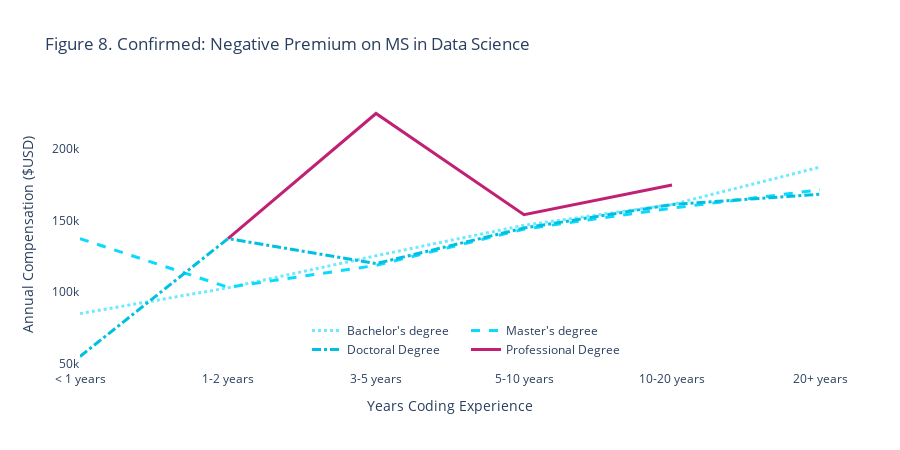

Source (notebook cell):
### Markdown cell above
<div id="9"></div>

### Code cell
# (viz: confirmed: negative premium on MS in data science)

# show/hide functionality from https://stackoverflow.com/questions/31517194/how-to-hide-one-specific-cell-input-or-output-in-ipython-notebook
tag = HTML('''<script>
code_show=true; 
function code_toggle() {
    if (code_show){
        $('div.cell.code_cell.rendered.selected div.input').hide();
    } else {
        $('div.cell.code_cell.rendered.selected div.input').show();
    }
    code_show = !code_show
} 
$( document ).ready(code_toggle);
</script>
<a href="javascript:code_toggle()">show/hide my derivation of charts</a>''')
display(tag)

experience_list = ['< 1 years', '1-2 years', '3-5 years', '5-10 years', '10-20 years', '20+ years']

Some_College_List = []
Bachelors_List = []
Masters_List = []
Doctoral_List = []
Professional_List = []

def comp_by_age_calculator(x):
    Some_College_Counter = 0
    Bachelors_Counter = 0
    Masters_Counter = 0
    Doctoral_Counter = 0
    Professional_Counter = 0
    Some_College_Comp_Counter = 0
    Bachelors_Comp_Counter = 0
    Masters_Comp_Counter = 0
    Doctoral_Comp_Counter = 0
    Professional_Comp_Counter = 0
    
    for row in American_DS.itertuples():   #this is the exact same function as before, except now a test is placed on each row
        comp = 0                           #to exclude outliers below 50k or above 300k
        if row[56] ==x:
            if not (row[21] in ['$0-999', '2,000-2,999', '5,000-7,499', '7,500-9,999', '10,000-14,999', '15,000-19,999', 
                                '20,000-24,999', '25,000-29,999', '30,000-39,999', '40,000-49,999', '300,000-500,000', '> $500,000']):
                if not isinstance(row[21], float):
                    y=row[21].split("-")
                    if len(y) == 2:
                        if y[0][0] == '$':
                            y[0] = y[0][1]
                        comp = ((int(y[0].replace(",","")) + int(y[1].replace(",",""))) / 2)
                    if len(y) == 1:
                        y = y[0][3:].replace(",","")
                        comp = int(y)
                if row[6] == 'Some college/university study without earning a bachelor’s degree':
                    Some_College_Counter += 1
                    Some_College_Comp_Counter += comp
                elif row[6] == 'Bachelor’s degree':
                    Bachelors_Counter += 1
                    Bachelors_Comp_Counter += comp
                elif row[6] == 'Master’s degree':
                    Masters_Counter += 1
                    Masters_Comp_Counter += comp
                elif row[6] == 'Doctoral degree':
                    Doctoral_Counter += 1
                    Doctoral_Comp_Counter += comp
                elif row[6] == 'Professional degree':
                    Professional_Counter += 1
                    Professional_Comp_Counter += comp
    if Some_College_Counter != 0:
        Some_College_List.append(Some_College_Comp_Counter / Some_College_Counter)
    else:
        Some_College_List.append(None)
    if Bachelors_Counter != 0:
        Bachelors_List.append(Bachelors_Comp_Counter / Bachelors_Counter)
    else:
        Bachelors_List.append(None)    
    if Masters_Counter != 0:
        Masters_List.append(Masters_Comp_Counter / Masters_Counter)
    else:
        Masters_List.append(None)
    if Doctoral_Counter != 0:
        Doctoral_List.append(Doctoral_Comp_Counter / Doctoral_Counter)
    else:
        Doctoral_List.append(None)
    if Professional_Counter != 0:
        Professional_List.append(Professional_Comp_Counter / Professional_Counter)
    else:
        Professional_List.append(None)
    return None

comp_by_educ_by_age = list(map(comp_by_age_calculator, experience_list))

###this section commented out was for calculating the premiums discussed in the section below.
#x = 0
#for i in range(5):
    #x += (Bachelors_List[i] - Doctoral_List[i])
#print(x / 5)

#y = 0
#for i in range(1,5):
    #y += (Bachelors_List[i] - Masters_List[i])
#print(y / 4)

#z = 0
#for i in range(1,5):
    #z += (Bachelors_List[i] - Professional_List[i])
#print(z / 4)
#############

fig = go.Figure()
fig.add_trace(go.Scatter(
    x=experience_list,
    y=Bachelors_List,
    name="Bachelor's degree",
    mode='lines',
    line=dict(color='#6EE9FF', width=3, dash='dot')
))
fig.add_trace(go.Scatter(
    x=experience_list,
    y=Masters_List,
    name="Master's degree",
    mode='lines',
    line=dict(color='#0BDAFF', width=3, dash='dash')
))
fig.add_trace(go.Scatter(
    x=experience_list,
    y=Doctoral_List,
    name="Doctoral Degree",
    mode='lines',
    line=dict(color='#00C0E1', width=3, dash='dashdot')
))
fig.add_trace(go.Scatter(
    x=experience_list,
    y=Professional_List,
    name="Professional Degree",
    mode='lines',
    line=dict(color='#C12173', width=3)
))

fig.update_layout(title='Figure 8. Confirmed: Negative Premium on MS in Data Science',
                 yaxis=dict(title='Annual Compensation ($USD)'),
                 xaxis=dict(title='Years Coding Experience'),
                 height=450,
                 width=900,
                 legend=dict(orientation='h', x=0.5, y=0.2),
                 plot_bgcolor='#fff')

### Figure 1 — Plotly figure (JSON) as saved in the notebook; plotly's stock layout.template omitted (floating-point values rounded to 4 significant figures)
{"data": [{"line": {"color": "#6EE9FF", "dash": "dot", "width": 3}, "mode": "lines", "name": "Bachelor's degree", "type": "scatter", "x": ["< 1 years", "1-2 years", "3-5 years", "5-10 years", "10-20 years", "20+ years"], "y": [85000.0, 103100.0, 125500.0, 146800.0, 161300.0, 187500.0]}, {"line": {"color": "#0BDAFF", "dash": "dash", "width": 3}, "mode": "lines", "name": "Master's degree", "type": "scatter", "x": ["< 1 years", "1-2 years", "3-5 years", "5-10 years", "10-20 years", "20+ years"], "y": [137500.0, 103400.0, 118700.0, 144100.0, 158800.0, 171600.0]}, {"line": {"color": "#00C0E1", "dash": "dashdot", "width": 3}, "mode": "lines", "name": "Doctoral Degree", "type": "scatter", "x": ["< 1 years", "1-2 years", "3-5 years", "5-10 years", "10-20 years", "20+ years"], "y": [55000.0, 137500.0, 120000.0, 144900.0, 161300.0, 168500.0]}, {"line": {"color": "#C12173", "width": 3}, "mode": "lines", "name": "Professional Degree", "type": "scatter", "x": ["< 1 years", "1-2 years", "3-5 years", "5-10 years", "10-20 years", "20+ years"], "y": [null, 137500.0, 225000.0, 154200.0, 175000.0, null]}], "layout": {"height": 450, "legend": {"orientation": "h", "x": 0.5, "y": 0.2}, "plot_bgcolor": "#fff", "title": {"text": "Figure 8. Confirmed: Negative Premium on MS in Data Science"}, "width": 900, "xaxis": {"title": {"text": "Years Coding Experience"}}, "yaxis": {"title": {"text": "Annual Compensation ($USD)"}}}}
